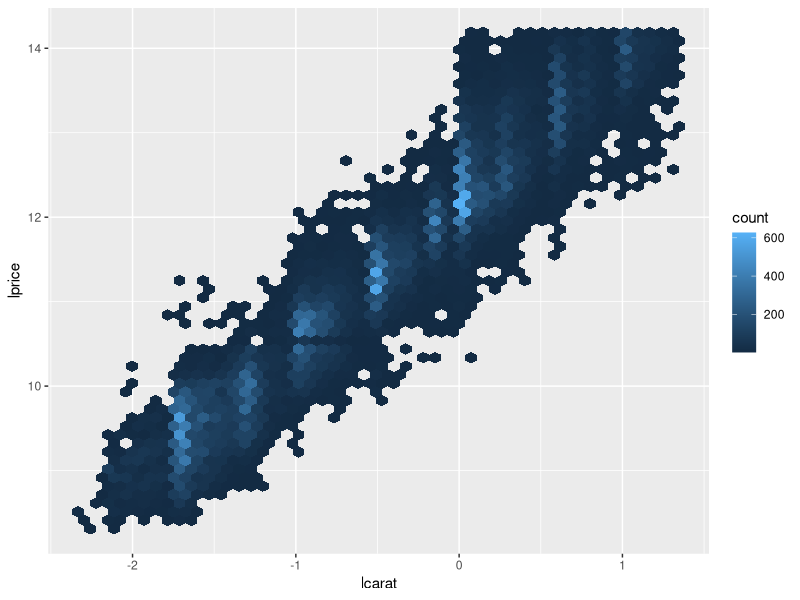

Reproduce this figure in R.
library(tidyverse)
library(modelr)

diamonds2 <- diamonds %>%
  filter(carat <= 2.5) %>%
  mutate(lprice = log2(price), lcarat = log2(carat))

ggplot(diamonds2, aes(lcarat, lprice)) +
  geom_hex(bins = 50)
